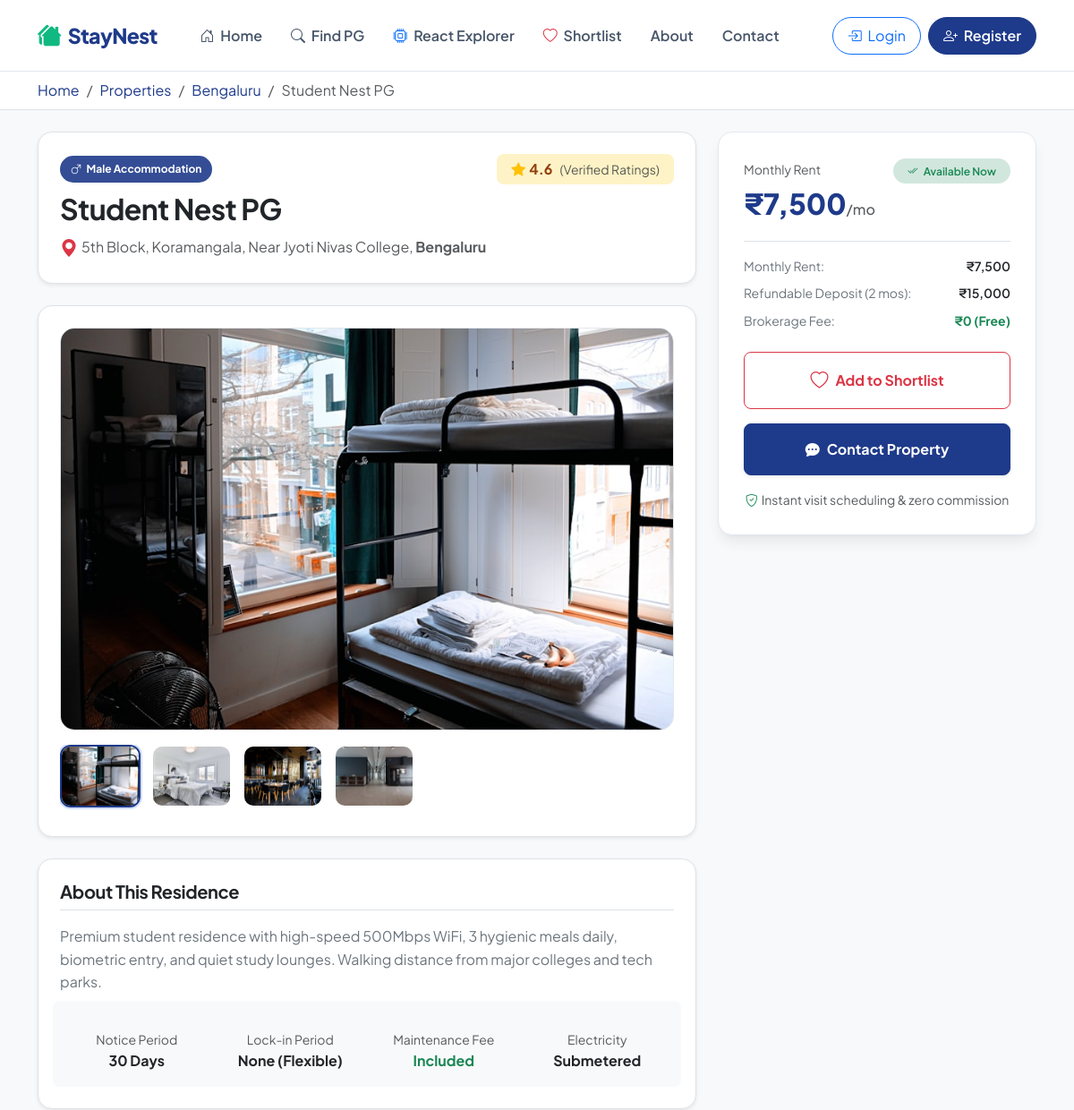
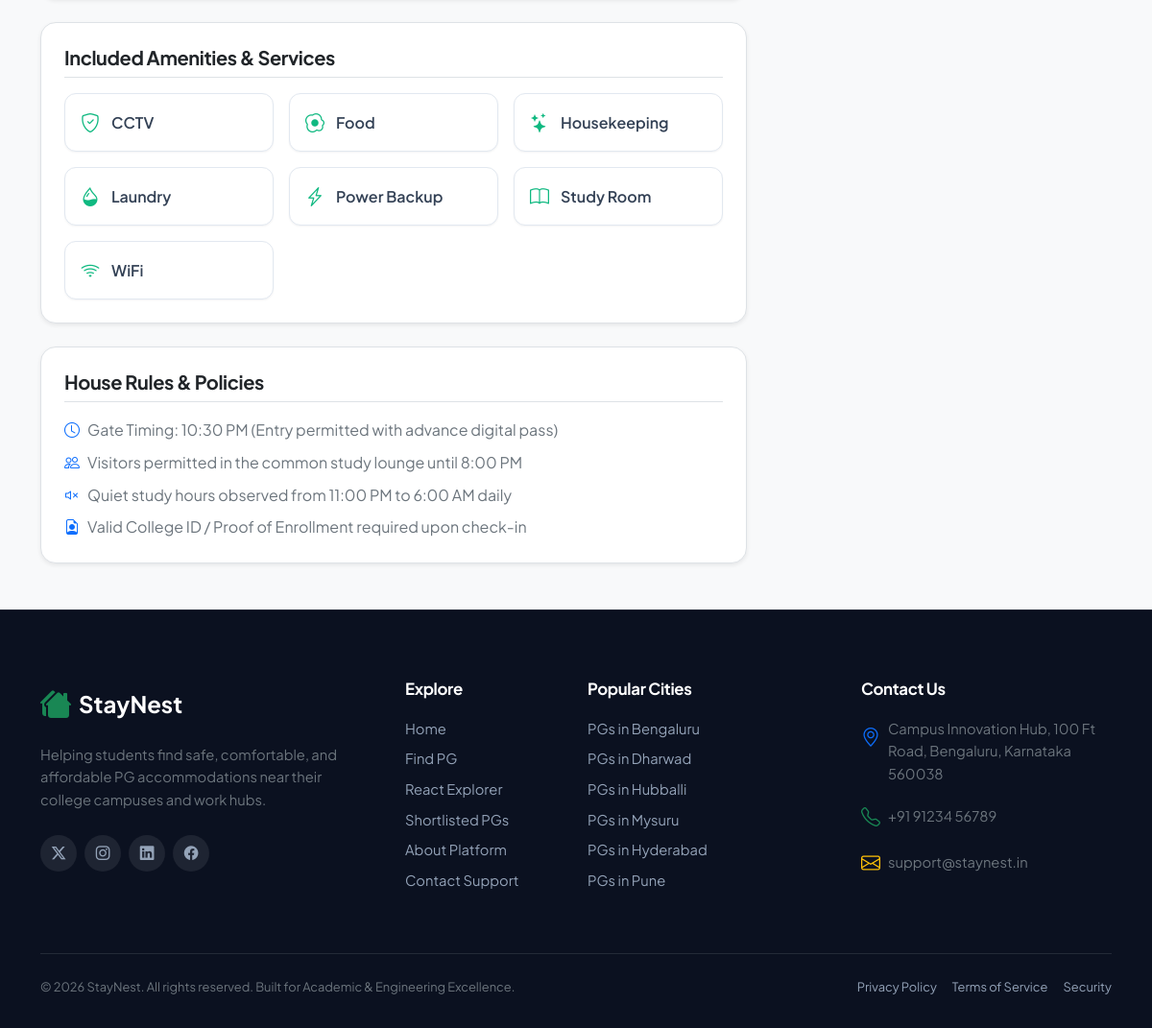
The page /property-details.php?id=1 on the database its author committed (2 pictures, top to bottom).
### tables this page shows
CREATE TABLE IF NOT EXISTS `properties` (
    `id` INT AUTO_INCREMENT PRIMARY KEY,
    `name` VARCHAR(150) NOT NULL,
    `city` VARCHAR(100) NOT NULL,
    `address` VARCHAR(255) NOT NULL,
    `price` DECIMAL(10,2) NOT NULL,
    `gender` ENUM('Male', 'Female', 'Co-living') NOT NULL,
    `rating` DECIMAL(2,1) NOT NULL DEFAULT 4.0,
    `description` TEXT NOT NULL,
    `image` VARCHAR(255) NOT NULL,
    `created_at` TIMESTAMP DEFAULT CURRENT_TIMESTAMP
);

CREATE TABLE IF NOT EXISTS `amenities` (
    `id` INT AUTO_INCREMENT PRIMARY KEY,
    `name` VARCHAR(50) NOT NULL UNIQUE,
    `icon` VARCHAR(50) NOT NULL DEFAULT 'bi-check-circle'
);

### property-details.php (the view, shortened to what this page needs)
<?php
$propertyId = isset($_GET['id']) ? (int)$_GET['id'] : 0;
$pdo = getDBConnection();
$stmt = $pdo->prepare("SELECT * FROM properties WHERE id = ?");
$stmt->execute([$propertyId]);
$property = $stmt->fetch();
$galleryStmt = $pdo->prepare("SELECT image_url FROM property_images WHERE property_id = ?");
$galleryStmt->execute([$propertyId]);
$galleryImages = $galleryStmt->fetchAll(PDO::FETCH_COLUMN) ?: [];
$amenityStmt = $pdo->prepare("
    SELECT a.id, a.name, a.icon
    FROM property_amenities pa
    JOIN amenities a ON pa.amenity_id = a.id
    WHERE pa.property_id = ?
    ORDER BY a.name ASC
");
$amenityStmt->execute([$propertyId]);
$amenities = $amenityStmt->fetchAll() ?: [];
$isInterested = false;
$price = (float)$property['price'];
$securityDeposit = $price * 2;
$formattedPrice = '₹' . number_format($price);
$formattedDeposit = '₹' . number_format($securityDeposit);
$genderClass = strtolower($property['gender']) === 'male' ? 'male' : (strtolower($property['gender']) === 'female' ? 'female' : 'co-living');
?>
<!DOCTYPE html>
<html lang="en">
<head>
    <link href="https://cdn.jsdelivr.net/npm/bootstrap@5.3.3/dist/css/bootstrap.min.css" rel="stylesheet">
    <link rel="stylesheet" href="https://cdn.jsdelivr.net/npm/bootstrap-icons@1.11.3/font/bootstrap-icons.min.css">
    <link rel="stylesheet" href="assets/css/style.css">
</head>
<body class="bg-light">
    <?php include __DIR__ . '/components/navbar.php'; ?>
    <div class="bg-white border-bottom py-2">
        <div class="container">
            <nav aria-label="breadcrumb">
                <ol class="breadcrumb small mb-0">
                    <li class="breadcrumb-item"><a href="index.php">Home</a></li>
                    <li class="breadcrumb-item"><a href="properties.php">Properties</a></li>
                    <li class="breadcrumb-item"><a href="properties.php?city=<?= urlencode($property['city']) ?>"><?= htmlspecialchars($property['city']) ?></a></li>
                    <li class="breadcrumb-item active" aria-current="page"><?= htmlspecialchars($property['name']) ?></li>
                </ol>
            </nav>
        </div>
    </div>
    <div class="container py-4">
        <div class="row g-4">
            <div class="col-lg-8">
                <div class="bg-white p-4 rounded-4 border shadow-sm mb-4">
                    <div class="d-flex flex-wrap align-items-center justify-content-between gap-2 mb-2">
                        <span class="property-badge-gender <?= $genderClass ?> position-static">
                            <i class="bi <?= $property['gender'] === 'Female' ? 'bi-gender-female' : ($property['gender'] === 'Male' ? 'bi-gender-male' : 'bi-people') ?>"></i>
                            <?= htmlspecialchars($property['gender']) ?> Accommodation
                        </span>
                        <div class="property-rating fs-6 py-1 px-3">
                            <i class="bi bi-star-fill text-warning"></i>
                            <span class="fw-bold"><?= number_format((float)$property['rating'], 1) ?></span>
                            <span class="text-muted small fw-normal ms-1">(Verified Ratings)</span>
                        </div>
                    </div>
                    <h1 class="h2 fw-bold text-dark mb-2"><?= htmlspecialchars($property['name']) ?></h1>
                    <div class="text-muted d-flex align-items-center gap-1">
                        <i class="bi bi-geo-alt-fill text-danger fs-5"></i>
                        <span><?= htmlspecialchars($property['address']) ?>, <strong><?= htmlspecialchars($property['city']) ?></strong></span>
                    </div>
                </div>
                <div class="bg-white p-3 p-md-4 rounded-4 border shadow-sm mb-4">
                    <div class="details-gallery-main mb-3">
                        <img id="gallery-active-image" src="<?= htmlspecialchars($galleryImages[0]) ?>" alt="<?= htmlspecialchars($property['name']) ?>" onerror="this.src='assets/images/property-1.jpg'">
                    </div>
                    <?php if (count($galleryImages) > 1): ?>
                        <div class="gallery-thumbnail-row">
                            <?php foreach ($galleryImages as $index => $img): ?>
                                <div class="gallery-thumbnail-item <?= $index === 0 ? 'active' : '' ?>" onclick="switchGalleryImage(this, '<?= htmlspecialchars($img) ?>')">
                                    <img src="<?= htmlspecialchars($img) ?>" alt="Thumbnail <?= $index + 1 ?>" onerror="this.src='assets/images/property-1.jpg'">
                                </div>
                            <?php endforeach; ?>
                        </div>
                    <?php endif; ?>
                </div>
                <div class="bg-white p-4 rounded-4 border shadow-sm mb-4">
                    <h3 class="h5 fw-bold text-dark mb-3 pb-2 border-bottom">About This Residence</h3>
                    <p class="text-secondary leading-relaxed mb-4">
                        <?= nl2br(htmlspecialchars($property['description'])) ?>
                    </p>
                    <div class="row g-3 py-3 bg-light rounded-3 px-2">
                        <div class="col-6 col-md-3 text-center">
                            <div class="text-muted small">Notice Period</div>
                            <div class="fw-bold text-dark">30 Days</div>
                        </div>
                        <div class="col-6 col-md-3 text-center">
                            <div class="text-muted small">Lock-in Period</div>
                            <div class="fw-bold text-dark">None (Flexible)</div>
                        </div>
                        <div class="col-6 col-md-3 text-center">
                            <div class="text-muted small">Maintenance Fee</div>
                            <div class="fw-bold text-success">Included</div>
                        </div>
                        <div class="col-6 col-md-3 text-center">
                            <div class="text-muted small">Electricity</div>
                            <div class="fw-bold text-dark">Submetered</div>
                        </div>
                    </div>
                </div>
                <div class="bg-white p-4 rounded-4 border shadow-sm mb-4">
                    <h3 class="h5 fw-bold text-dark mb-3 pb-2 border-bottom">Included Amenities & Services</h3>
                    <div class="row g-3">
                        <?php foreach ($amenities as $am): ?>
                            <div class="col-6 col-md-4">
                                <div class="amenity-card-item">
                                    <i class="bi <?= htmlspecialchars($am['icon'] ?? 'bi-check-circle') ?>"></i>
                                    <span><?= htmlspecialchars($am['name']) ?></span>
                                </div>
                            </div>
                        <?php endforeach; ?>
                    </div>
                </div>
                <div class="bg-white p-4 rounded-4 border shadow-sm mb-4">
                    <h3 class="h5 fw-bold text-dark mb-3 pb-2 border-bottom">House Rules & Policies</h3>
                    <ul class="list-unstyled d-flex flex-column gap-2 text-secondary mb-0">
                        <li class="d-flex align-items-center gap-2">
                            <i class="bi bi-clock text-primary"></i>
                            <span>Gate Timing: 10:30 PM (Entry permitted with advance digital pass)</span>
                        </li>
                        <li class="d-flex align-items-center gap-2">
                            <i class="bi bi-people text-primary"></i>
                            <span>Visitors permitted in the common study lounge until 8:00 PM</span>
                        </li>
                        <li class="d-flex align-items-center gap-2">
                            <i class="bi bi-volume-mute text-primary"></i>
                            <span>Quiet study hours observed from 11:00 PM to 6:00 AM daily</span>
                        </li>
                        <li class="d-flex align-items-center gap-2">
                            <i class="bi bi-file-earmark-person text-primary"></i>
                            <span>Valid College ID / Proof of Enrollment required upon check-in</span>
                        </li>
                    </ul>
                </div>
            </div>
            <div class="col-lg-4">
                <div class="booking-sticky-box">
                    <div class="d-flex justify-content-between align-items-baseline mb-3 pb-3 border-bottom">
                        <div>
                            <span class="text-muted small">Monthly Rent</span>
                            <div class="property-price fs-2"><?= $formattedPrice ?><small class="fs-6 text-muted">/mo</small></div>
                        </div>
                        <span class="badge bg-success-subtle text-success px-3 py-2 rounded-pill fw-semibold">
                            <i class="bi bi-check2-all me-1"></i> Available Now
                        </span>
                    </div>
                    <div class="d-flex flex-column gap-2 mb-4 text-secondary small">
                        <div class="d-flex justify-content-between">
                            <span>Monthly Rent:</span>
                            <span class="fw-semibold text-dark"><?= $formattedPrice ?></span>
                        </div>
                        <div class="d-flex justify-content-between">
                            <span>Refundable Deposit (2 mos):</span>
                            <span class="fw-semibold text-dark"><?= $formattedDeposit ?></span>
                        </div>
                        <div class="d-flex justify-content-between">
                            <span>Brokerage Fee:</span>
                            <span class="fw-bold text-success">₹0 (Free)</span>
                        </div>
                    </div>
                    <button class="btn btn-outline-danger w-100 py-3 rounded-3 mb-3 d-flex align-items-center justify-content-center gap-2 fw-bold btn-shortlist-action <?= $isInterested ? 'active' : '' ?>" data-property-id="<?= $propertyId ?>">
                        <i class="bi <?= $isInterested ? 'bi-heart-fill text-danger' : 'bi-heart' ?> fs-5"></i>
                        <span class="btn-label"><?= $isInterested ? 'Shortlisted' : 'Add to Shortlist' ?></span>
                    </button>
                    <button type="button" class="btn btn-primary w-100 py-3 rounded-3 fw-bold d-flex align-items-center justify-content-center gap-2 shadow-sm" data-bs-toggle="modal" data-bs-target="#contactPropertyModal">
                        <i class="bi bi-chat-dots-fill"></i>
                        <span>Contact Property</span>
                    </button>
                    <div class="text-center mt-3">
                        <small class="text-muted d-flex align-items-center justify-content-center gap-1">
                            <i class="bi bi-shield-check text-success"></i> Instant visit scheduling &amp; zero commission
                        </small>
                    </div>
                </div>
            </div>
        </div>
    </div>
    <?php include __DIR__ . '/components/footer.php'; ?>
</body>
</html>

### rows shown on the page
properties: city "Bengaluru", name "Student Nest PG", gender "Male", rating "4.6", address "5th Block, Koramangala, Near Jyoti Nivas College", description "Premium student residence with high-speed 500Mbps WiFi, 3 hygienic meals daily, biometric entry, and quiet study lounges. Walking distance from major colleges and tech parks.", price "₹7,500", price "₹15,000"
amenities: name "CCTV"
amenities: name "Food"
amenities: name "Housekeeping"
amenities: name "Laundry"
amenities: name "Power Backup"
amenities: name "Study Room"
amenities: name "WiFi"
